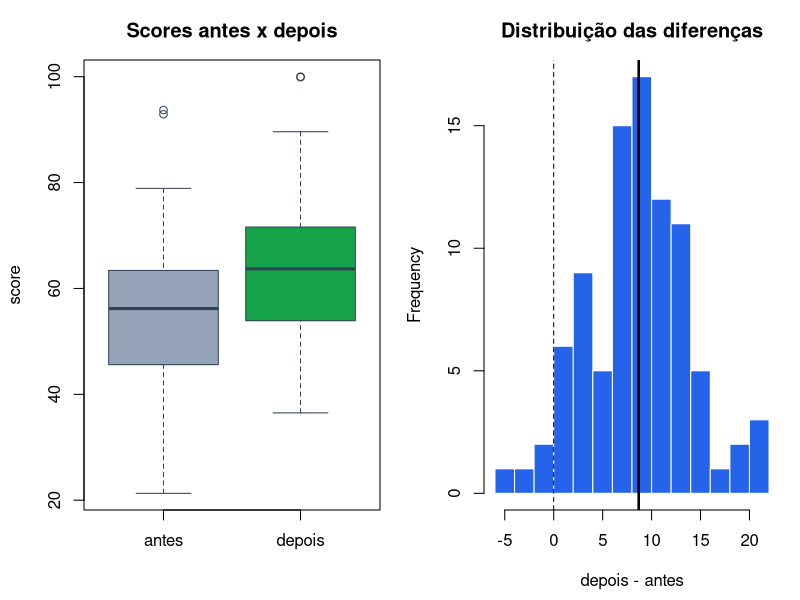

Write the R code that produced this figure.
# Antes x depois do mesmo grupo: t pareado, Wilcoxon e Cohen's d

dir.create("outputs", showWarnings = FALSE)
set.seed(460)

gerar_scores <- function(n = 90) {
  # score 0-100; treinamento ajuda mais quem partiu de baixo (efeito regressao realista)
  antes <- pmin(95, pmax(20, rnorm(n, 55, 14)))
  ganho <- rnorm(n, 7, 6) + pmax(0, 60 - antes) * 0.15
  depois <- pmin(100, pmax(0, antes + ganho))

  data.frame(funcionario = sprintf("F%03d", seq_len(n)),
             antes = round(antes, 1),
             depois = round(depois, 1))
}

scores <- gerar_scores()
scores$diferenca <- scores$depois - scores$antes

cat("=== RESUMO ===\n")
cat(sprintf("- media antes : %.1f\n- media depois: %.1f\n- ganho medio : %.1f\n",
            mean(scores$antes), mean(scores$depois), mean(scores$diferenca)))

# --- normalidade das diferencas ---------------------------------------------
shapiro_teste <- shapiro.test(scores$diferenca)
cat(sprintf("\nShapiro nas diferencas: W=%.3f | p=%.4f -> %s\n",
            shapiro_teste$statistic, shapiro_teste$p.value,
            ifelse(shapiro_teste$p.value > 0.05,
                   "diferenças ~normais", "desvio da normalidade")))

# --- testes -----------------------------------------------------------------
t_teste <- t.test(scores$depois, scores$antes, paired = TRUE)
wilcox_teste <- wilcox.test(scores$depois, scores$antes, paired = TRUE)

cat("\n=== T PAREADO ===\n")
print(t_teste)

cat("\n=== WILCOXON PAREADO (nao-parametrico de apoio) ===\n")
cat(sprintf("V=%.0f | p=%.4g\n", wilcox_teste$statistic, wilcox_teste$p.value))

# --- tamanho do efeito: Cohen's d pareado -----------------------------------
d_cohen <- mean(scores$diferenca) / sd(scores$diferenca)
rotulo_d <- ifelse(abs(d_cohen) < 0.5, "pequeno",
                   ifelse(abs(d_cohen) < 0.8, "medio", "grande"))

# IC 95% do ganho medio via bootstrap
set.seed(461)
boot_medias <- replicate(5000, {
  amostra <- sample(scores$diferenca, nrow(scores), replace = TRUE)
  mean(amostra)
})
ic <- quantile(boot_medias, c(0.025, 0.975))

cat("\n=== TAMANHO DO EFEITO ===\n")
cat(sprintf("Cohen's d = %.2f (%s)\n", d_cohen, rotulo_d))
cat(sprintf("IC 95%% bootstrap do ganho medio: [%.1f, %.1f]\n", ic[1], ic[2]))

# --- veredito ---------------------------------------------------------------
if (t_teste$p.value < 0.05 && ic[1] > 0) {
  veredito <- sprintf("TREINAMENTO EFETIVO: ganho de %.1f pontos com IC inteiramente positivo.",
                      mean(scores$diferenca))
} else if (t_teste$p.value >= 0.05) {
  veredito <- "SEM EVIDENCIA de melhora atribuivel ao treinamento."
} else {
  veredito <- "Resultado misto: significativo, mas o IC cruza o zero. Coletar mais dados."
}
cat(sprintf("\nVEREDICTO: %s\n", veredito))

# --- grafico ----------------------------------------------------------------
png("outputs/treinamento_pareado.png", width = 900, height = 440, res = 110)
par(mfrow = c(1, 2), mar = c(4.5, 4.2, 3, 1))

boxplot(scores$antes, scores$depois, names = c("antes", "depois"),
        col = c("#94a3b8", "#16a34a"), border = "#334155",
        main = "Scores antes x depois", ylab = "score")

hist(scores$diferenca, breaks = 18, col = "#2563eb", border = "white",
     main = "Distribuição das diferenças", xlab = "depois - antes")
abline(v = mean(scores$diferenca), lwd = 2.5)
abline(v = 0, lty = 2)

dev.off()
cat("Gráfico salvo em outputs/treinamento_pareado.png\n")
